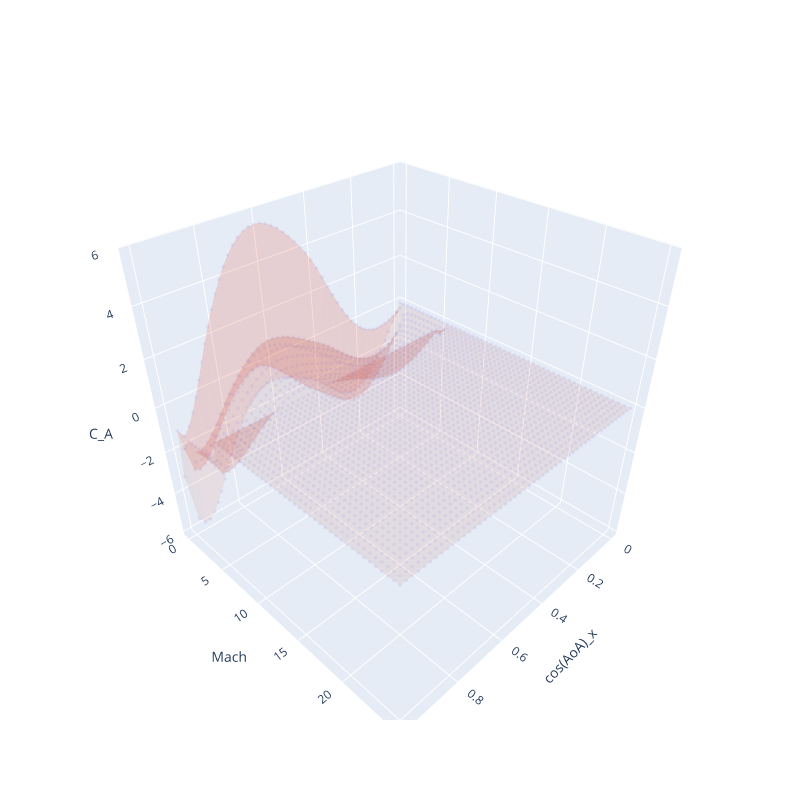
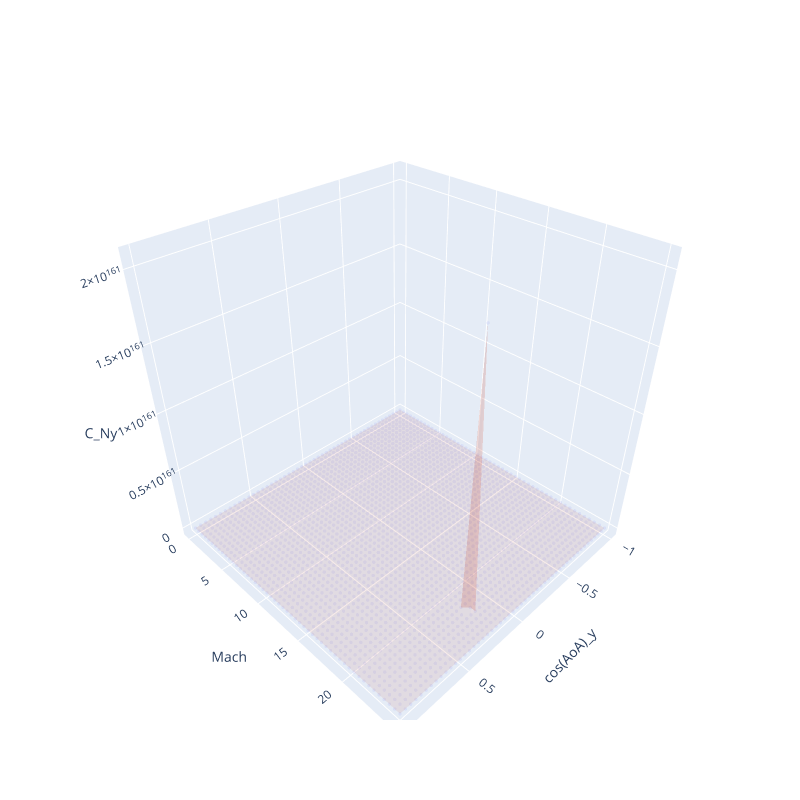
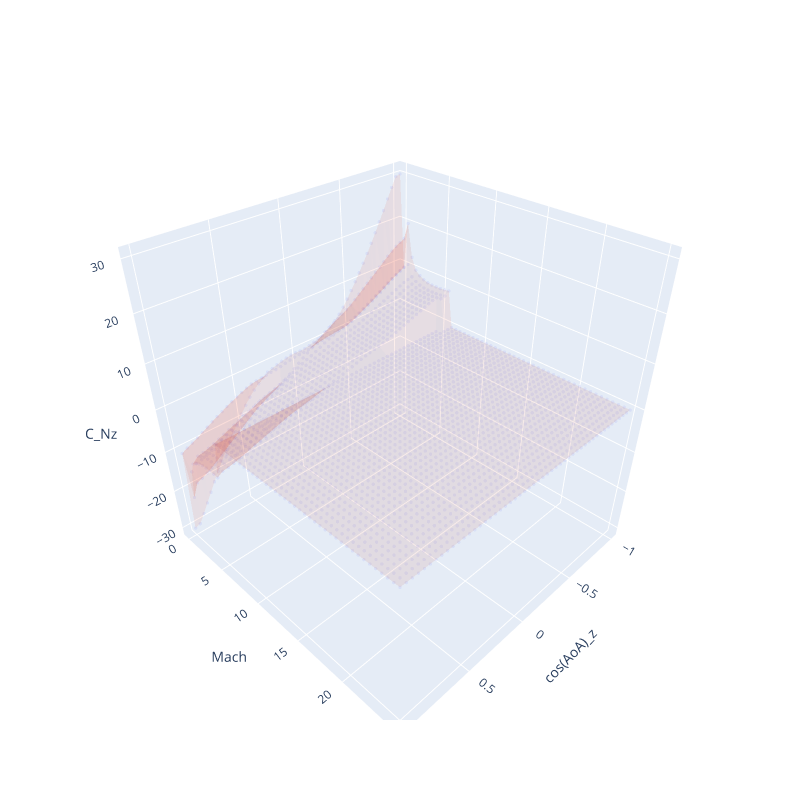

The notebook cell these images were saved under, in order:
### Markdown cell above
### Plot of Results ###

### Code cell
mach_data = mach_samples
# mach_data = np.tanh((mach_samples - 1)/6)
plot_data((cos_AoA_x, mach_data, C_A) , ['cos(AoA)_x', 'Mach', 'C_A'],  y_scale='linear', surface=True, scatter=True, opacity=0.1)
plot_data((cos_AoA_y, mach_data, C_Ny), ['cos(AoA)_y', 'Mach', 'C_Ny'], y_scale='linear', surface=True, scatter=True, opacity=0.1)
plot_data((cos_AoA_z, mach_data, C_Nz), ['cos(AoA)_z', 'Mach', 'C_Nz'], y_scale='linear', surface=True, scatter=True, opacity=0.1)

### Figure 1 — Plotly figure (JSON) as saved in the notebook; plotly's stock layout.template omitted (floating-point values rounded to 4 significant figures; data arrays with more than 128 entries replaced by an {"elided": "..."} marker saying what was removed)
{"data": [{"marker": {"opacity": 0.1, "size": 2}, "mode": "markers", "name": "data_0_scatter", "type": "scatter3d", "x": {"elided": "2500 float values"}, "y": {"elided": "2500 float values"}, "z": {"elided": "2500 float values"}}, {"flatshading": true, "i": {"elided": "4802 int values"}, "j": {"elided": "4802 int values"}, "k": {"elided": "4802 int values"}, "name": "data_0_surface", "opacity": 0.1, "showscale": false, "type": "mesh3d", "x": {"elided": "2500 float values"}, "y": {"elided": "2500 float values"}, "z": {"elided": "2500 float values"}}], "layout": {"height": 800, "scene": {"xaxis": {"title": {"text": "cos(AoA)_x"}, "type": "linear"}, "yaxis": {"title": {"text": "Mach"}, "type": "linear"}, "zaxis": {"title": {"text": "C_A"}}}, "title": {}, "width": 800}}

### Figure 2 — Plotly figure (JSON) as saved in the notebook; plotly's stock layout.template omitted (floating-point values rounded to 4 significant figures; data arrays with more than 128 entries replaced by an {"elided": "..."} marker saying what was removed)
{"data": [{"marker": {"opacity": 0.1, "size": 2}, "mode": "markers", "name": "data_0_scatter", "type": "scatter3d", "x": {"elided": "2500 float values"}, "y": {"elided": "2500 float values"}, "z": {"elided": "2500 float values"}}, {"flatshading": true, "i": {"elided": "4802 int values"}, "j": {"elided": "4802 int values"}, "k": {"elided": "4802 int values"}, "name": "data_0_surface", "opacity": 0.1, "showscale": false, "type": "mesh3d", "x": {"elided": "2500 float values"}, "y": {"elided": "2500 float values"}, "z": {"elided": "2500 float values"}}], "layout": {"height": 800, "scene": {"xaxis": {"title": {"text": "cos(AoA)_y"}, "type": "linear"}, "yaxis": {"title": {"text": "Mach"}, "type": "linear"}, "zaxis": {"title": {"text": "C_Ny"}}}, "title": {}, "width": 800}}

### Figure 3 — Plotly figure (JSON) as saved in the notebook; plotly's stock layout.template omitted (floating-point values rounded to 4 significant figures; data arrays with more than 128 entries replaced by an {"elided": "..."} marker saying what was removed)
{"data": [{"marker": {"opacity": 0.1, "size": 2}, "mode": "markers", "name": "data_0_scatter", "type": "scatter3d", "x": {"elided": "2500 float values"}, "y": {"elided": "2500 float values"}, "z": {"elided": "2500 float values"}}, {"flatshading": true, "i": {"elided": "4802 int values"}, "j": {"elided": "4802 int values"}, "k": {"elided": "4802 int values"}, "name": "data_0_surface", "opacity": 0.1, "showscale": false, "type": "mesh3d", "x": {"elided": "2500 float values"}, "y": {"elided": "2500 float values"}, "z": {"elided": "2500 float values"}}], "layout": {"height": 800, "scene": {"xaxis": {"title": {"text": "cos(AoA)_z"}, "type": "linear"}, "yaxis": {"title": {"text": "Mach"}, "type": "linear"}, "zaxis": {"title": {"text": "C_Nz"}}}, "title": {}, "width": 800}}
